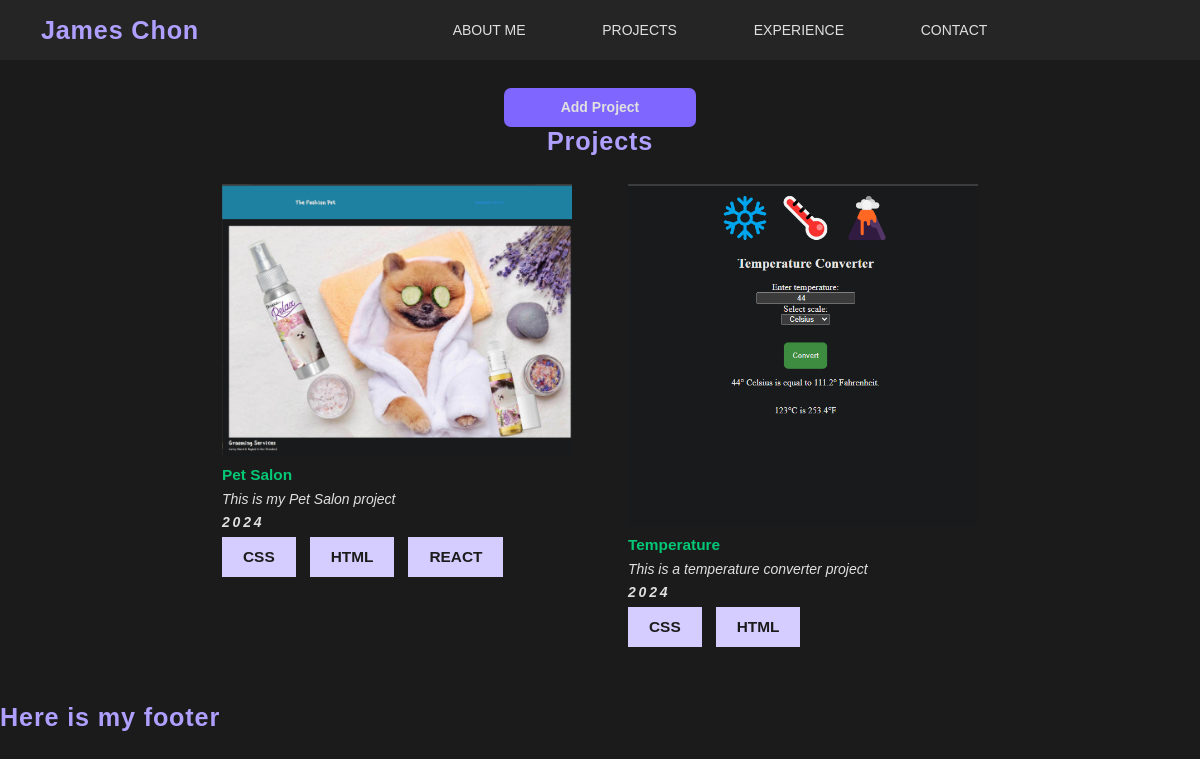
The page /content/ (signed in) on the database its author committed.
### content/models.py (models this page shows, shortened)
class Project(models.Model):
    name = models.CharField(max_length=200)
    description = models.TextField()
    year = models.IntegerField()
    image = models.ImageField(upload_to='project_images/')
    repository = models.URLField()
    skill = models.ManyToManyField(Skill)

class Skill(models.Model):
    name = models.CharField(max_length=200)

### content/views.py (the view)
# urls.py: path('', views.projects_list, name='projects-list'),
def projects_list(request):
    projects = Project.objects.all()
    return render(request, 'content/projects-list.html', {'projects': projects})

### templates/content/projects-list.html (shortened to what this page needs)
{% extends 'base.html' %}
{% block content %}
{% load static %}
<section class="projects-section center-column">
    {% if user.is_authenticated %}
    <a class="btn-primary" href="">
        Add Project
    </a>
    {% endif %}
<h2>Projects</h2>
<div class="projects-list">
    {% for project in projects %}
    <div class="project-card">
        <a href="{{ project.repository }}" target="blank">
            <img src="{{ project.image.url }}" alt="">
            <p>{{ project.name }}</p>
            <p>{{ project.description }}</p>
            <p>{{ project.year }}</p>
            <div class="skills-list center-row">
                {% for skill in project.skill.all %}
                <label class="label-text">{{ skill.name }}</label>
                {% endfor %}
            </div>
        </a>
    </div>
    {% endfor %}
</div>
</section>
{% endblock content %}

### static/css/base.css (style rules this page uses)
:root { --primary-color: #af9fff; --primary-color-100: #D5CCFF; --primary-color-300: #7F66FF; --secondary-color: #025834; --secondary-color-600: #04C876; --secondary-color-900: #01321E; --neutral-color: #e0e0e0; --background-color: #1b1b1b; --surface-color: #252525; --lobster-font: "Lobster Two", sans-serif; --sans-font: "DM Sans", sans-serif; }
.center-row { display: flex; justify-content: center; align-items: center; }
.center-column { display: flex; flex-direction: column; justify-content: center; align-items: center; }
html { background-color: var(--background-color); font-size: 14px; }
* { font-family: var(--sans-font); margin: 0px; padding: 0px; }
a { text-decoration: none; }
h2 { color: var(--primary-color); font-family: var(--poppins-font); letter-spacing: 0.06rem; font-size: 1.8rem; }
p { color: var(--neutral-color); font: 1.1rem; }
.label-text { color: var(--background-color); background-color: var(--primary-color-100); text-transform: uppercase; font-weight: 600; padding: 0.8rem 1.5rem; font-size: 1.1rem; }
.btn-primary { font-weight: bold; background-color: var(--primary-color-300); color: var(--neutral-color); border: none; padding: 1% 5%; border-radius: 0.5rem; }

### static/css/sections.css (style rules this page uses)
.label-text { background-color: var(--primary-color-100); }
.projects-section { padding: 2rem; }
.project-card { width: 25rem; display: flex; flex-wrap: wrap; padding: 0.5re,; border-radius: 1%; }
.project-card img { width: 100%; }
.skills-list { justify-content: flex-start; flex-wrap: wrap; gap: 1rem; margin-top: 0.5rem; }
a p:nth-child(2) { font-weight: bolder; font-size: 1.1rem; margin-top: 0.5rem; margin-bottom: 0.5rem; color: var(--secondary-color-600) }
a p:nth-child(3) { font-style: italic; }
a p:nth-child(4) { font-style: italic; font-weight: bold; letter-spacing: 0.2rem; margin-top: 0.5rem; }
.projects-list { margin: 2rem 0px; display: flex; flex-wrap: wrap; justify-content: center; gap: 4rem; width: 100%; }

### rows shown on the page
Project: image (picture), name "Pet Salon", description "This is my Pet Salon project", year "2024"
Skill: name "CSS"
Skill: name "HTML"
Skill: name "REACT"
Project: image (picture), name "Temperature", description "This is a temperature converter project", year "2024"
